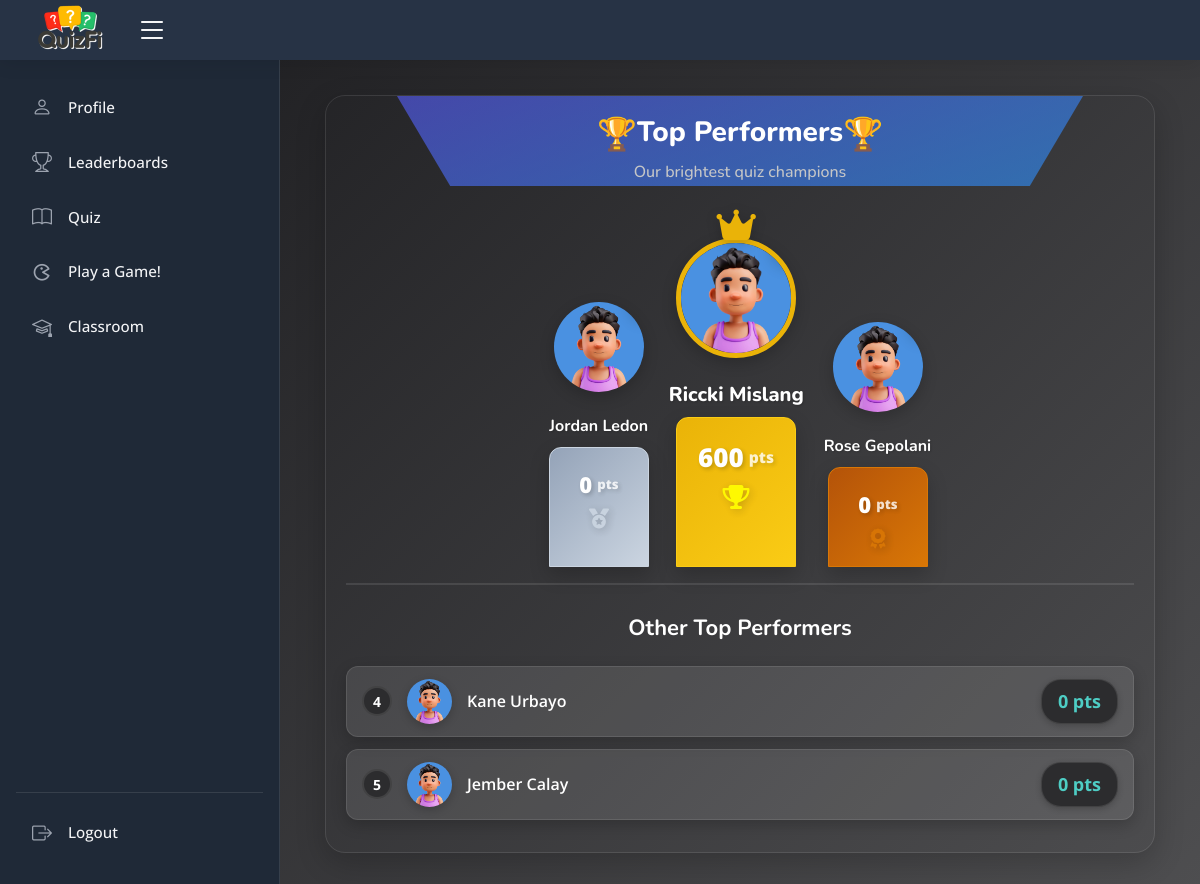
Screenshot of /students/leaderboard.php (signed in) with the database file from the repository.
### tables this page shows
CREATE TABLE IF NOT EXISTS `students` (
  `student_id` int NOT NULL AUTO_INCREMENT,
  `user_id` int NOT NULL,
  `lastname` varchar(255) NOT NULL,
  `firstname` varchar(255) NOT NULL,
  `year` varchar(255) NOT NULL,
  `department` varchar(255) NOT NULL,
  `score` int NOT NULL DEFAULT '0',
  `duration` int NOT NULL DEFAULT '0',
  `status` enum('active','inactive') NOT NULL DEFAULT 'inactive',
  `start_time` timestamp NOT NULL,
  `ranking_id` int DEFAULT NULL,
  `ip_address` varchar(255) DEFAULT NULL,
  `profile_path` text,
  PRIMARY KEY (`student_id`),
  UNIQUE KEY `ranking_id` (`ranking_id`),
  KEY `user_id` (`user_id`)
);

### students/leaderboard.php (the view, shortened to what this page needs)
<?php
include('includes/header.php');
include('includes/session.php');
?>
<link rel="stylesheet" href="https://cdnjs.cloudflare.com/ajax/libs/font-awesome/6.5.1/css/all.min.css">
<link rel="stylesheet" href="css/loading-screen.css">
<link rel="stylesheet" href="css/leaderboard.css">
<body>
    <header id="header" class="header fixed-top d-flex align-items-center">
        <?php include 'includes/nav-top.php'; ?>
        <?php include 'includes/sidebar.php'; ?>
        <main id="main" class="main">
            <div class="leaderboard-container">
                <div class="leaderboard-header">
                    <div class="d-flex flex-row justify-content-center">
                        <h1>🏆</h1>
                        <h2>Top Performers</h2>
                        <h1>🏆</h1>
                    </div>
                    <p>Our brightest quiz champions</p>
                </div>
                <?php
                $query = "SELECT s.*,
                     (SELECT COUNT(*) FROM students qa
                      WHERE qa.student_id = s.student_id AND qa.score IS NOT NULL) as total_quizzes,
                     (SELECT SUM(score) FROM students qa
                      WHERE qa.student_id = s.student_id) as total_score
                     FROM students s
                     WHERE (SELECT SUM(score) FROM students qa
                           WHERE qa.student_id = s.student_id) IS NOT NULL
                     ORDER BY total_score DESC
                     LIMIT 8";
                $result = $conn->query($query);
                if ($result && $result->num_rows > 0) {
                    $topStudents = array();
                    while ($row = $result->fetch_assoc()) {
                        $topStudents[] = $row;
                    }
                    ?>
                    <div class="podium-container">
                        <?php
                        for ($i = 0; $i < 3; $i++) {
                            $position = $i + 1;
                            $student = isset($topStudents[$i]) ? $topStudents[$i] : null;
                            ?>
                            <div class="podium-item position-<?php echo $position; ?>">
                                <?php if ($position == 1) { ?>
                                    <i class="fas fa-crown crown"></i>
                                <?php } ?>
                                <div class="avatar-container">
                                    <img src="<?php echo $student ? ($student['profile_path'] ?? 'assets/avatars/no-profile.jpg') : 'assets/avatars/no-profile.jpg'; ?>"
                                        alt="Player <?php echo $position; ?>">
                                    <div class="rank-badge"><?php echo $position; ?></div>
                                </div>
                                <h3 class="player-name">
                                    <?php echo $student ? $student['firstname'] . ' ' . $student['lastname'] : 'Position ' . $position; ?>
                                </h3>
                                <div class="podium-base">
                                    <div class="score" data-score="<?php echo $student ? $student['total_score'] : '0'; ?>">
                                        <?php echo $student ? $student['total_score'] : '0'; ?>
                                    </div>
                                    <?php
                                    $icon = '';
                                    switch ($position) {
                                        case 1:
                                            $icon = '<i class="fas fa-trophy"></i>';
                                            break;
                                        case 2:
                                            $icon = '<i class="fas fa-medal"></i>';
                                            break;
                                        case 3:
                                            $icon = '<i class="fas fa-award"></i>';
                                            break;
                                    }
                                    echo $icon;
                                    ?>
                                </div>
                            </div>
                            <?php
                        }
                        ?>
                    </div>
                    <?php
                } else {
                    echo "<p class='text-center'>No quiz attempts recorded yet.</p>";
                }
                ?>
                <?php if (count($topStudents) > 3) { ?>
                    <div class="remaining-leaders">
                        <h2>Other Top Performers</h2>
                        <div class="leaders-list">
                            <?php
                            for ($i = 3; $i < count($topStudents); $i++) {
                                $position = $i + 1;
                                $student = $topStudents[$i];
                                ?>
                                <div class="leader-item">
                                    <div class="leader-rank"><?php echo $position; ?></div>
                                    <div class="leader-avatar">
                                        <img src="<?php echo $student ? ($student['profile_path'] ?? 'assets/avatars/no-profile.jpg') : 'assets/avatars/no-profile.jpg'; ?>"
                                            alt="Player <?php echo $position; ?>">
                                    </div>
                                    <div class="leader-info">
                                        <div class="leader-name">
                                            <?php echo $student['firstname'] . ' ' . $student['lastname']; ?>
                                        </div>
                                        <div class="leader-score" data-score="<?php echo $student['total_score']; ?>">
                                            <?php echo $student['total_score']; ?> pts
                                        </div>
                                    </div>
                                </div>
                            <?php } ?>
                        </div>
                    </div>
                <?php } ?>
            </div>
        </main>
</body>
</html>

### students/css/style.css (style rules this page uses)
body { background: var(--background); font-family: "Open Sans", sans-serif; color: #444444; }
h1, h2, h3, h4, h5, h6 { font-family: "Nunito", sans-serif; }
#main { margin-top: 60px; padding: 20px 30px; transition: all 0.3s; }
.header { transition: all 0.5s; z-index: 997; height: 60px; box-shadow: 0px 2px 20px rgba(0, 0, 0, 0.1); background-color: #273345; padding-left: 20px; }

### students/css/sidebar.css (style rules this page uses)
@media (min-width: 1200px) { #main, #footer { margin-left: 280px; } }

### rows the page displays
students: profile_path (picture), firstname "Riccki", lastname "Mislang", total_score "600"
students: profile_path (picture), firstname "Jordan", lastname "Ledon", total_score "0"
students: profile_path (picture), firstname "Rose", lastname "Gepolani", total_score "0"
students: position "4", profile_path (picture), firstname "Kane", lastname "Urbayo", total_score "0"
students: position "5", profile_path (picture), firstname "Jember", lastname "Calay", total_score "0"
